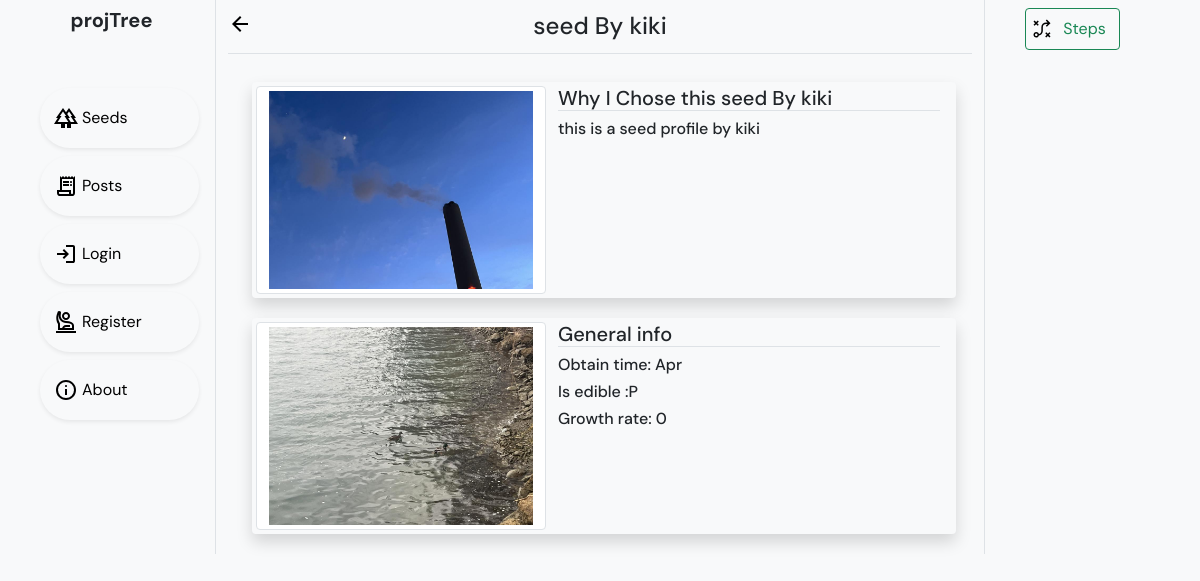
The app's page /12/ with its own data.
### seed/models.py (models this page shows, shortened)
class Seed(models.Model):
    author = models.ForeignKey(User, on_delete=models.DO_NOTHING) #not on_delete
    date_posted = models.DateField(default = timezone.now)
    seedName = models.CharField(max_length=50)
    content = models.TextField()
    seedImg = ResizedImageField(size=[500,300], upload_to='seed_pics', default='default_seed_pic.PNG')
    obtainTime = models.CharField(max_length=20, choices=seasons, default="any season")
    plantImg = ResizedImageField(size=[500,300], upload_to='plant_pics', default='default_plant_pic.PNG')
    growthRate = models.CharField(max_length=30, choices=growthRate, default="Depends on their mood")
    edibleFruit = models.BooleanField(null=False, default = False)

### seed/views.py (the view)
# urls.py: path('<int:pk>/', SeedDetailView.as_view(), name='seed_detail'),
class SeedDetailView(DetailView):
    model = Seed
    context_object_name = 'seed'

### seed/templates/seed/seed_detail.html (shortened to what this page needs)
{% extends "base.html" %}
{% load static %}
{% load crispy_forms_tags %}
{% block href %}
<a class="position-absolute start-0" href="{% url 'seed_list' %} "> <img src="{% static 'seed/icons/arrow_back_icon.svg' %}" alt="Last Page"></a>
{% endblock %}
{% block head %}
{{seed.seedName}}
{% endblock %}
{% block content %}
<div class="row container p-3 mx-auto">
    <div class="row seed m-1 p-1 rounded shadow bg-light">
        <img class="col-lg-5 col-md-5 col img-thumbnail" src="{{seed.seedImg.url}}" alt="img of {{seed.seedName}}"
            style="object-fit: cover">
        <div class="thought col-lg-7 col-md-6 col">
            <p class="border-bottom h5">Why I Chose this {{seed.seedName}} </p>
            <p class="h6">{{seed.content}} </p>
        </div>
    </div>
    <div class="row seed m-1 p-1 rounded shadow bg-light mt-3">
        <img class="col-lg-5 col-md-5 col img-thumbnail" src="{{seed.plantImg.url}}" alt="img of {{seed.seedName}}"
            style="object-fit: cover">
        <div class="info col-lg-7 col-md-6 col">
            <div class="h5 border-bottom">General info</div>
            <p class="h6">Obtain time: {{seed.obtainTime}}</p>
            {% if seed.edibleFruit %}
            <p class="h6">Is edible :P</p>
            {% else %}
            <p class="h6">NOT edible XP</p>
            {% endif %}
            <p class="h6">Growth rate: {{seed.growthRate}} </p>
        </div>
    </div>
</div>
{% endblock %}
{% block info %}
<div class="container my-1 row d-flex">
    <div class="d-grid gap-2">
        <a class="col-12 p-1 m-1 btn btn-outline-success d-flex text-center"
            href=" {% url 'step_list' seed.id %} ">
            <img src="{% static 'seed/icons/steps_icon.svg' %} " alt="">
            <p class="px-auto mx-auto my-1">Steps</p>
        </a>
    </div>
</div>
{% endblock %}

### seed/static/seed/css/style.css (style rules this page uses)
a { text-decoration: none; }

### records on screen
Seed: seedName "seed By kiki", seedImg (picture), content "this is a seed profile by kiki", plantImg (picture), obtainTime "Apr", growthRate "0"
